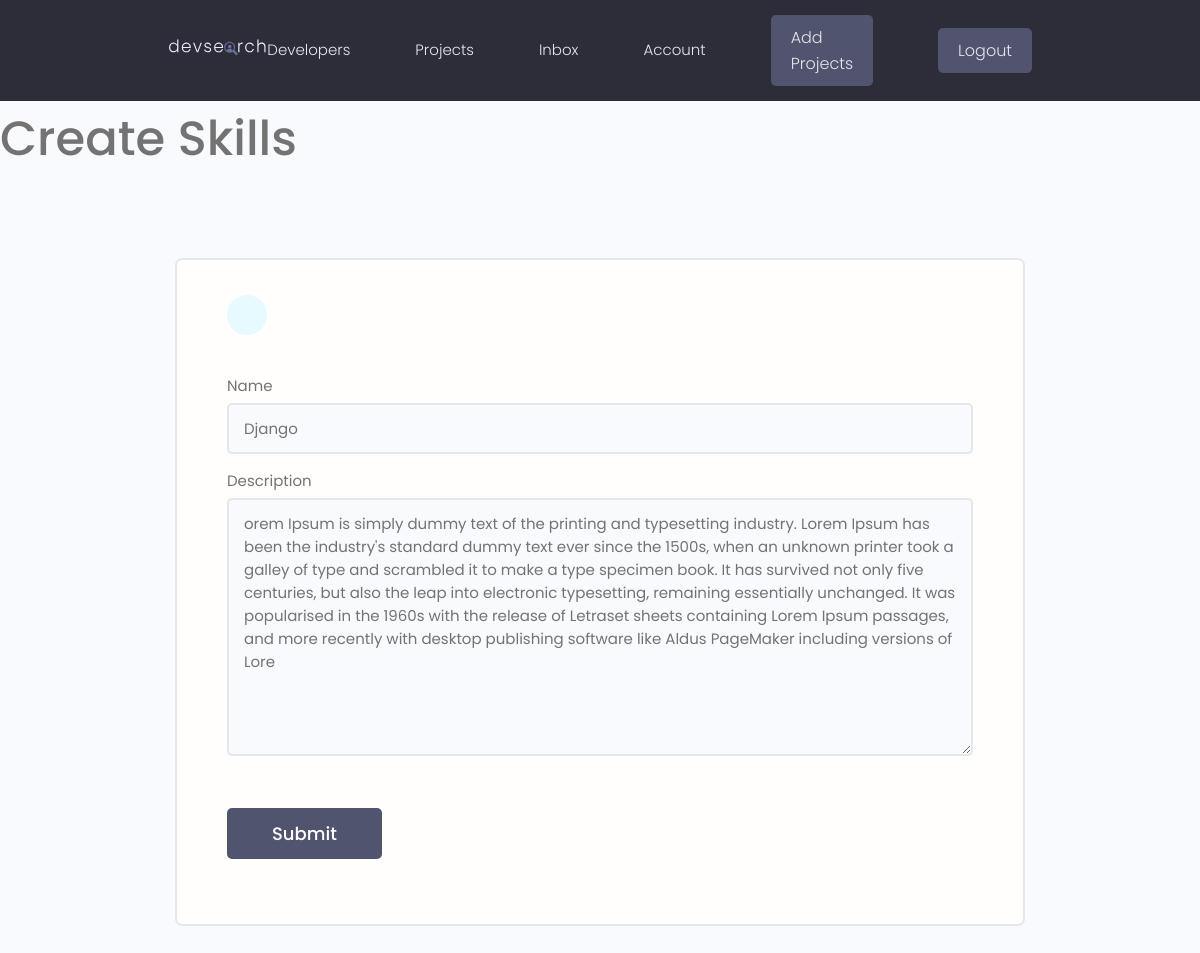
Page /update-skill/0945baa7-83e7-49fd-987b-1c64401e43d1 (signed in) on the committed database.
### users/models.py (models this page shows, shortened)
class Skill(models.Model):
    owner = models.ForeignKey(
        Profile, on_delete=models.CASCADE, null=True, blank=True)
    name = models.CharField(max_length=200, blank=True, null=True)
    description = models.TextField(blank=True, null=True)
    created = models.DateTimeField(auto_now_add=True)
    id = models.UUIDField(default=uuid.uuid4, unique=True,
                          primary_key=True, editable=False)

### users/views.py (the view)
# urls.py: path('update-skill/<str:pk>', views.updateSkill, name="update-skill"),
@login_required(login_url='login')
def updateSkill(request, pk):
    profile = request.user.profile
    skill = profile.skill_set.get(id=pk)
    form = SkillForm(instance=skill)
    if request.method == 'POST':
        form = SkillForm(request.POST, instance=skill)
        if form.is_valid():
            form.save()
            messages.success(request, 'Skill was added updated!')
            return redirect('account')
    context = {'form': form}
    return render(request, 'users/skill_form.html', context)

### users/form.py
class SkillForm(ModelForm):
    class Meta:
        model = Skill
        fields = '__all__'
        exclude = ['owner']
    def __init__(self, *args, **kwargs):
        super(SkillForm, self).__init__(*args, **kwargs)
        for name, field in self.fields.items():
            field.widget.attrs.update(
                {'class': 'input'},
            )

### users/templates/users/skill_form.html (shortened to what this page needs)
{% extends 'main.html' %}
{% block content %}
    <h1>Create Skills</h1>
    <main class="formPage my-xl">
        <div class="content-box">
            <div class="formWrapper">
                <a class="backButton" href="{% url 'account' %}"></a>
                <br>
                <form class="form" method="POST" action ="">
                        {% for field in form %}
                        <div class="form__field">
                            <label for="formInput#text">  {{field.label}} </label>
                            {{field}}
                        </div>
                        {% endfor %}
                    <input class="btn btn--sub btn--lg  my-md" type="submit" value="Submit" />
                </form>
            </div>
        </div>
    </main>
{% endblock content %}

### static/styles/app.css (style rules this page uses)
:root { --color-sub: #2d2d39; }
.btn--sub { background-color: var(--color-sub-light); }
.content-box { width: 95%; max-width: 85rem; margin: 0 auto; }
.backButton { background: var(--color-main-light); color: var(--color-main); width: 4rem; height: 4rem; display: flex; align-items: center; justify-content: center; border-radius: 50%; }
.formPage .formWrapper { list-style: none; background: var(--color-white); padding: 3.5rem 5rem; border: 2px solid var(--color-light); border-radius: 0.7rem; }

### static/uikit/styles/modules/_variables.css (style rules this page uses)
:root { --color-main: #5aa5b9; --color-main-light: #e6faff; --color-sub: #3f4156; --color-sub-light: #51546e; --color-sub-lighter: #ededfd; --color-text: #737373; --color-gray: #8b8b8b; --color-light: #e5e7eb; --color-light-gray: #767676; --color-bg: #f8fafd; --color-white: #fffefd; --color-white-light: #f3f3f3; --color-success: #359e64; --color-success-bg: #def8e8; --color-error: #fc4b0b; --color-error-bg: #fff2ee; --font-base: 'Poppins', arial, helvetica, 'Segoe UI', roboto, ubuntu, sans-serif; --font-monospace: 'Fira Code', 'Courier New', courier, monospace; --font-regular: 300; --font-medium: 500; --font-bold: 700; --generic-shadow: 1px 1px 5px #00000010; --generic-transition: all 0.3s ease-in-out; }

### static/uikit/styles/modules/_base.css (style rules this page uses)
* { margin: 0; padding: 0; box-sizing: border-box; text-rendering: optimizeLegibility; color: inherit; font-size: inherit; }
html { font-size: 50%; }
@media only screen and (min-width: 480px) { html { font-size: 56.25%; } }
@media only screen and (min-width: 1200px) { html { font-size: 62.5%; } }
body { line-height: 1.6; font-weight: 400; font-size: 1.5rem; color: var(--color-text); background-color: var(--color-bg); min-height: 100vh; }

### static/uikit/styles/modules/_typography.css (style rules this page uses)
* { font-family: var(--font-base); }
h1 { font-size: 4.8rem; font-weight: var(--font-medium); }
a { padding-bottom: 2px; text-decoration: none; display: inline-block; color: var(--color-main); font-weight: var(--font-medium); }

### static/uikit/styles/modules/_utilities.css (style rules this page uses)
.my-md { margin: 3rem auto; }
.my-xl { margin: 8rem auto; }

### static/uikit/styles/modules/_button.css (style rules this page uses)
.btn { display: inline-block; position: relative; cursor: pointer; background-color: var(--color-light); font-weight: var(--font-medium); color: var(--color-sub); text-decoration: none; padding: 1rem 2rem; border-radius: 0.5rem; border: none; width: -webkit-fit-content; width: -moz-fit-content; width: fit-content; height: -webkit-fit-content; height: -moz-fit-content; height: fit-content; font-size: 1.6rem; outline-width: 0; outline-color: transparent; -webkit-backface-visibility: hidden; backface-visibility: hidden; transition: all 0.3s ease-in-out; }
.btn--sub { background-color: var(--color-sub); color: var(--color-white); }
.btn--lg { font-size: 1.8rem; padding: 1.2rem 4.5rem; }

### static/uikit/styles/modules/_form.css (style rules this page uses)
.form { display: block; }
.form__field { margin-top: 1.5rem; margin-bottom: 1.5rem; }
.form__label, .form__field > label { display: block; margin-bottom: 0.5rem; color: var(--color-text); }
input.input[type='text'], input.input[type='email'], input.input[type='password'], input.input[type='number'], textarea.input { min-width: 24rem; width: 100%; padding: 1.2rem 1.5rem; border-radius: 0.5rem; border: 2px solid var(--color-light); transition: all 0.3s ease-in-out; background-color: var(--color-bg); }

### rows in the picture
Skill: form "Django" "orem Ipsum is simply dummy text of the printing and typesetting industry. Lorem Ipsum has been the industry's standard dummy text ever since the 1500s, when an unknown printer took a galley of type and scrambled it to make a type specimen book. It has survived not only five centuries, but also the leap into electronic typesetting, remaining essentially unchanged. It was popularised in the 1960s with the release of Letraset sheets containing Lorem Ipsum passages, and more recently with desktop publishing software like Aldus PageMaker including versions of Lore"

### other values in the picture
{{ field.label }} "Name" "Description"
